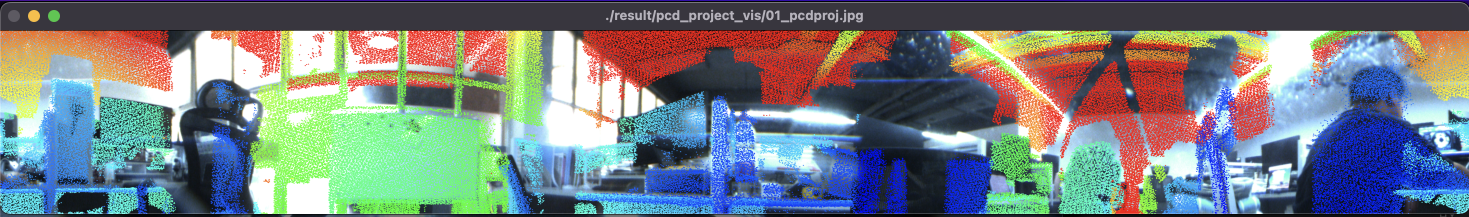
#> input picture image/ERP.png, 2938 x 434 px (shown at 1/2 size); its folder holds only this picture in this run
$ python get_point.py
#> lines starting #> are read from the running program, lines starting #| are printed output that depends on the picture
import os
import re
import csv
import cv2
import glob
import numpy as np
import argparse
from pathlib import Path

import yaml

CONFIG_PATH = Path(__file__).resolve().parent / "config" / "config.yaml"


def load_config(path: Path) -> dict:
    """Load YAML configuration shared across tools."""
    try:
        with open(path, "r", encoding="utf-8") as stream:
            data = yaml.safe_load(stream)
    except FileNotFoundError:
        return {}
    except yaml.YAMLError as exc:
        print(f"Failed to parse YAML config: {exc}")
        return {}

    if not isinstance(data, dict):
        print("Config file must contain key/value pairs; ignoring config contents.")
        return {}

    redirect = data.get("config_path")
    if redirect:
        nested_path = (path.parent / str(redirect)).resolve()
        try:
            with open(nested_path, "r", encoding="utf-8") as stream:
                nested = yaml.safe_load(stream)
        except FileNotFoundError:
            print(f"Nested config file not found: {nested_path}")
            return {}
        except yaml.YAMLError as exc:
            print(f"Failed to parse nested YAML config: {exc}")
            return {}
        if not isinstance(nested, dict):
            print("Nested config file must contain key/value pairs; ignoring config contents.")
            return {}
        return nested

    return data


CONFIG = load_config(CONFIG_PATH)


def clear():
    os.system('cls' if os.name == 'nt' else 'clear')


# ===== Configuration =====
DEFAULT_FOLDER = str(CONFIG.get(
    "image_dir",
    '/Users/losehu/Library/Containers/com.tencent.xinWeChat/Data/Documents/xwechat_files/wxid_y3fi4f9tcu0322_11eb/msg/file/2025-11/911/image',
))  # Default image folder (can be overridden by CLI)
OUTPUT_FILE = str(CONFIG.get("photo_out", 'cam_point.txt'))  # Output filename
OUTPUT_PATH = Path(OUTPUT_FILE)
MAX_POINTS = 4
ZOOM_STEP = 1.25
MIN_ZOOM = 0.2
MAX_ZOOM = 20.0
PAN_STEP_DISPLAY = 50
FIXED_WINDOW = True          # True: use fixed window size (smoother); False: use original image size
WINDOW_W, WINDOW_H = 1600, 900

# OpenCV 优化
cv2.setUseOptimized(True)


def reset_output_file() -> None:
    """Clear the destination text file before annotation starts."""
    try:
        OUTPUT_PATH.parent.mkdir(parents=True, exist_ok=True)
        with open(OUTPUT_PATH, 'w', encoding='utf-8') as f:
            f.write("")
        print(f"Cleared previous annotations in {OUTPUT_FILE}.")
    except OSError as exc:
        print(f"Failed to reset output file {OUTPUT_FILE}: {exc}")


# ===== 工具函数 =====
def natsort_key(s: str):
    """Natural sort key: splits digits and non-digits."""
    return [int(t) if t.isdigit() else t.lower() for t in re.split(r'(\d+)', s)]

def save_all_points(show_summary: bool = True) -> None:
    """Save all annotated points to the output file."""
    if not points_per_image:
        if show_summary:
            print("No annotations to save.")
        return

    try:
        OUTPUT_PATH.parent.mkdir(parents=True, exist_ok=True)
    except OSError as exc:
        if show_summary:
            print(f"Failed to ensure output directory {OUTPUT_PATH.parent}: {exc}")
        return

    with open(OUTPUT_PATH, 'w', encoding='utf-8') as f:
        for img_path in images:
            pts = points_per_image.get(img_path, [])
            if pts:  # only save images that have annotations
                name = os.path.basename(img_path)
                f.write(f"{name}\n")
                for point_idx, (x, y) in enumerate(pts):
                    f.write(f"{point_idx}\n")
                    # keep the original spacing format between x and y
                    f.write(f"{x}                {y}\n")
    if show_summary:
        total_pts = sum(len(pts) for pts in points_per_image.values() if pts)
        print(f"\nSaved annotations to: {OUTPUT_FILE}")
        print(f"Total annotated points: {total_pts}")

# —— 打印当前图片的文件名和所有点 ——
def dump_current_points(idx):
    """Print current image name and its annotated points."""
    name = os.path.basename(images[idx])
    pts = points_per_image.get(images[idx], [])
    print(f"{name}")
    for i, point in enumerate(pts):
        print(i)
        print(f"{point[0]}                {point[1]}")
    save_all_points(show_summary=False)
def parse_args():
    p = argparse.ArgumentParser(description='Annotate points on images')
    p.add_argument('-f', '--folder', default=DEFAULT_FOLDER, help='Image folder path (default: %(default)s)')
    return p.parse_args()


args = parse_args()
FOLDER = args.folder

if not os.path.isdir(FOLDER):
    raise RuntimeError(f'Folder not found: {FOLDER}')

reset_output_file()

def clamp(v, lo, hi):
    return max(lo, min(hi, v))

def list_images(folder):
    exts = ('*.jpg','*.jpeg','*.png','*.bmp','*.tif','*.tiff','*.webp')
    files = []
    for e in exts:
        files.extend(glob.glob(os.path.join(folder, e)))
    files = sorted(files, key=natsort_key)
    return files

# ===== 全局状态（随当前图片变化）=====
points_per_image = {}   # filename -> [(x,y),...]
images = list_images(FOLDER)
if not images:
    raise RuntimeError(f'No images found in: {FOLDER}')

idx = 0  # 当前图片索引
base = None
H = W = 0

zoom = 1.0
view_x = view_y = 0
scaled_full = None
SW = SH = 0
VIEW_W = VIEW_H = 0
win_name = "Annotator"
def load_image(i):
    """加载第 i 张图片。i==0 时重置为适配窗口+居中；否则沿用上一张的 zoom / view_x / view_y。"""
#> called with i = 0
    global base, H, W, zoom, view_x, view_y, scaled_full, SW, SH, VIEW_W, VIEW_H

    fp = images[i]
    base = cv2.imread(fp)
#> base is the input picture: shape (434, 2938, 3); mean B, G, R 130.7, 127.4, 118.6
    if base is None:
        raise FileNotFoundError(f"Failed to read: {fp}")
    H, W = base.shape[:2]
#> H = 434; W = 2938

    # 窗口大小
    if FIXED_WINDOW:
        VIEW_W, VIEW_H = WINDOW_W, WINDOW_H
        cv2.resizeWindow(win_name, VIEW_W, VIEW_H)
    else:
        VIEW_W, VIEW_H = W, H
        cv2.resizeWindow(win_name, min(W, 2000), min(H, 1200))  # 防止超大窗口

    if i == 0:
        # —— 第1张：自适应窗口缩放 + 居中显示 ——
        fit_zoom = min(VIEW_W / W, VIEW_H / H)
#> fit_zoom = 0.545
        zoom = clamp(fit_zoom, MIN_ZOOM, MAX_ZOOM)
#> zoom = 0.545

        # 清零位移，再按当前 zoom 重建
        view_x, view_y = 0, 0
        rebuild_scaled_full(1.0, zoom, center_from_vxvy=False)

        # 居中视口
        view_w = min(VIEW_W, SW)
        view_h = min(VIEW_H, SH)
        view_x = max(0, (SW - view_w) // 2)
        view_y = max(0, (SH - view_h) // 2)
    else:
        # —— 后续图片：沿用上一张的 zoom / view_x / view_y ——
        zoom = clamp(zoom, MIN_ZOOM, MAX_ZOOM)
        # 不根据旧中心复位，保持现有 view_x/view_y，只重建并自动夹取边界
        rebuild_scaled_full(zoom, zoom, center_from_vxvy=False)

    # 确保存在 points 列表
    if images[i] not in points_per_image:
        points_per_image[images[i]] = []

def rebuild_scaled_full(old_zoom, new_zoom, center_from_vxvy=True):
    """缩放变化时重建 scaled_full，并根据旧中心进行复位。"""
#> called with old_zoom = 1, new_zoom = 0.545, center_from_vxvy = False
    global scaled_full, SW, SH, view_x, view_y, zoom
    zoom = new_zoom

    SW = max(1, int(round(W * zoom)))
#> SW = 1600
    SH = max(1, int(round(H * zoom)))
#> SH = 236
    interp = cv2.INTER_LINEAR if zoom >= 1.0 else cv2.INTER_AREA
#> interp = 3
    scaled_full = cv2.resize(base, (SW, SH), interpolation=interp)
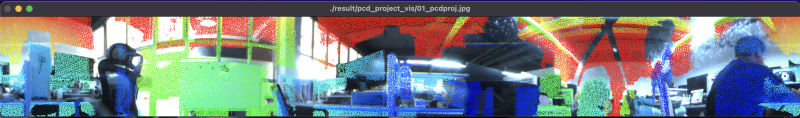
#> scaled_full: shape (236, 1600, 3) (shown at 1/2 size); mean B, G, R 130.7, 127.4, 118.6

    if center_from_vxvy:
        cx_scaled = view_x + min(VIEW_W, SW) // 2
        cy_scaled = view_y + min(VIEW_H, SH) // 2
        ox = cx_scaled / old_zoom if old_zoom != 0 else 0
        oy = cy_scaled / old_zoom if old_zoom != 0 else 0
        cx_new = int(round(ox * zoom))
        cy_new = int(round(oy * zoom))
        view_x = cx_new - min(VIEW_W, SW) // 2
        view_y = cy_new - min(VIEW_H, SH) // 2

    view_w = min(VIEW_W, SW)
#> view_w = 1600
    view_h = min(VIEW_H, SH)
#> view_h = 236
    view_x = clamp(view_x, 0, max(0, SW - view_w))
#> view_x = 0
    view_y = clamp(view_y, 0, max(0, SH - view_h))
#> view_y = 0

def redraw():
    """裁剪 ROI，绘制点和 HUD。"""
    view_w = min(VIEW_W, SW)
#> view_w = 1600
    view_h = min(VIEW_H, SH)
#> view_h = 236
    vx = clamp(view_x, 0, max(0, SW - view_w))
#> vx = 0
    vy = clamp(view_y, 0, max(0, SH - view_h))
#> vy = 0

    roi = scaled_full[vy:vy+view_h, vx:vx+view_h if False else vx+view_w]  # 防御性写法
    img_view = roi.copy()

    # 画点（原图 -> 缩放后 -> 视图）
    pts = points_per_image[images[idx]]
    for idx2,(ox, oy) in enumerate(pts):
        sx = int(round(ox * zoom))
        sy = int(round(oy * zoom))
        dx = sx - vx
        dy = sy - vy
        if 0 <= dx < view_w and 0 <= dy < view_h:
            if idx2 == 0:
                cv2.circle(img_view, (dx, dy), 3, (0, 0, 255), -1)
            elif idx2 == 1:
                cv2.circle(img_view, (dx, dy), 3, (0, 255, 0), -1)
            elif idx2 == 2:
                cv2.circle(img_view, (dx, dy), 3, (255, 0, 0), -1)
            elif idx2 == 3:
                cv2.circle(img_view, (dx, dy), 3, (255, 255, 0), -1)

    # HUD
    name = os.path.basename(images[idx])
    txt1 = f"[{idx+1}/{len(images)}] {name}"
    txt2 = f"{len(pts)}/{MAX_POINTS} pts | zoom:{zoom:.2f} | b:undo r:reset  j/h:zoom  WSAD:pan  n/p:next/prev  Enter:finish  q/ESC:quit"
    cv2.putText(img_view, txt1, (10, 30), cv2.FONT_HERSHEY_SIMPLEX, 0.8, (0,0,0), 3, cv2.LINE_AA)
    cv2.putText(img_view, txt1, (10, 30), cv2.FONT_HERSHEY_SIMPLEX, 0.8, (255,255,255), 1, cv2.LINE_AA)
    cv2.putText(img_view, txt2, (10, 60), cv2.FONT_HERSHEY_SIMPLEX, 0.6, (0,0,0), 2, cv2.LINE_AA)
    cv2.putText(img_view, txt2, (10, 60), cv2.FONT_HERSHEY_SIMPLEX, 0.6, (255,255,255), 1, cv2.LINE_AA)
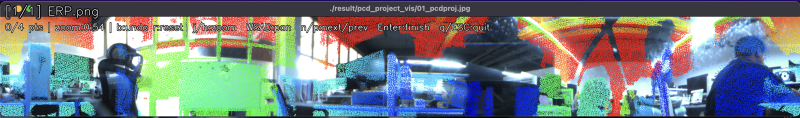
#> img_view: shape (236, 1600, 3) (shown at 1/2 size); mean B, G, R 130.3, 126.5, 116.5

    cv2.imshow(win_name, img_view)

def mouse_callback(event, x, y, flags, param):
    if event == cv2.EVENT_LBUTTONDOWN:
        # 视图 -> 缩放后 -> 原图
        sx = view_x + x
        sy = view_y + y
        ox = int(round(sx / zoom))
        oy = int(round(sy / zoom))
        ox = clamp(ox, 0, W-1)
        oy = clamp(oy, 0, H-1)
        pts = points_per_image[images[idx]]
        if len(pts) < MAX_POINTS:
            pts.append((ox, oy))
            redraw()


# ===== 主程序 =====

cv2.namedWindow(win_name, cv2.WINDOW_NORMAL)
if FIXED_WINDOW:
    cv2.resizeWindow(win_name, WINDOW_W, WINDOW_H)

load_image(idx)

redraw()
cv2.setMouseCallback(win_name, mouse_callback)
clear()

while True:

    key = cv2.waitKey(1) & 0xFF
#> (key q is pressed here)

    if key == ord('b'):
        pts = points_per_image[images[idx]]
        if pts:
            pts.pop()
        redraw()

    elif key == ord('r'):
        points_per_image[images[idx]] = []
        redraw()

    elif key == ord('j'):
        old = zoom
        new = clamp(zoom * ZOOM_STEP, MIN_ZOOM, MAX_ZOOM)
        if abs(new - old) > 1e-6:
            rebuild_scaled_full(old, new, center_from_vxvy=True)
        redraw()

    elif key == ord('h'):
        old = zoom
        new = clamp(zoom / ZOOM_STEP, MIN_ZOOM, MAX_ZOOM)
        if abs(new - old) > 1e-6:
            rebuild_scaled_full(old, new, center_from_vxvy=True)
        redraw()

    elif key in (ord('w'), ord('W')):
        view_y = clamp(view_y - PAN_STEP_DISPLAY, 0, max(0, SH - min(VIEW_H, SH)))
        redraw()
    elif key in (ord('s'), ord('S')):
        view_y = clamp(view_y + PAN_STEP_DISPLAY, 0, max(0, SH - min(VIEW_H, SH)))
        redraw()

    elif key in (ord('a'), ord('A')):
        view_x = clamp(view_x - PAN_STEP_DISPLAY, 0, max(0, SW - min(VIEW_W, SW)))
        redraw()
    elif key in (ord('d'), ord('D')):
        view_x = clamp(view_x + PAN_STEP_DISPLAY, 0, max(0, SW - min(VIEW_W, SW)))
        redraw()

    elif key == ord('n'):  # 下一张
        if idx < len(images) - 1:
            idx += 1
            load_image(idx)
            redraw()

    elif key == ord('p'):  # 上一张
        if idx > 0:
            idx -= 1
            load_image(idx)
            redraw()

    elif key in (13, 10):  # Enter：先输出，再切到下一张（若有）/或结束
        dump_current_points(idx)
        if idx < len(images) - 1:
            idx += 1
            load_image(idx)
            redraw()
        else:
            break

    elif key in (27, ord('q')):  # q/ESC：先输出，再退出
        dump_current_points(idx)
        break

# 保存所有标注结果
save_all_points()
cv2.destroyAllWindows()
